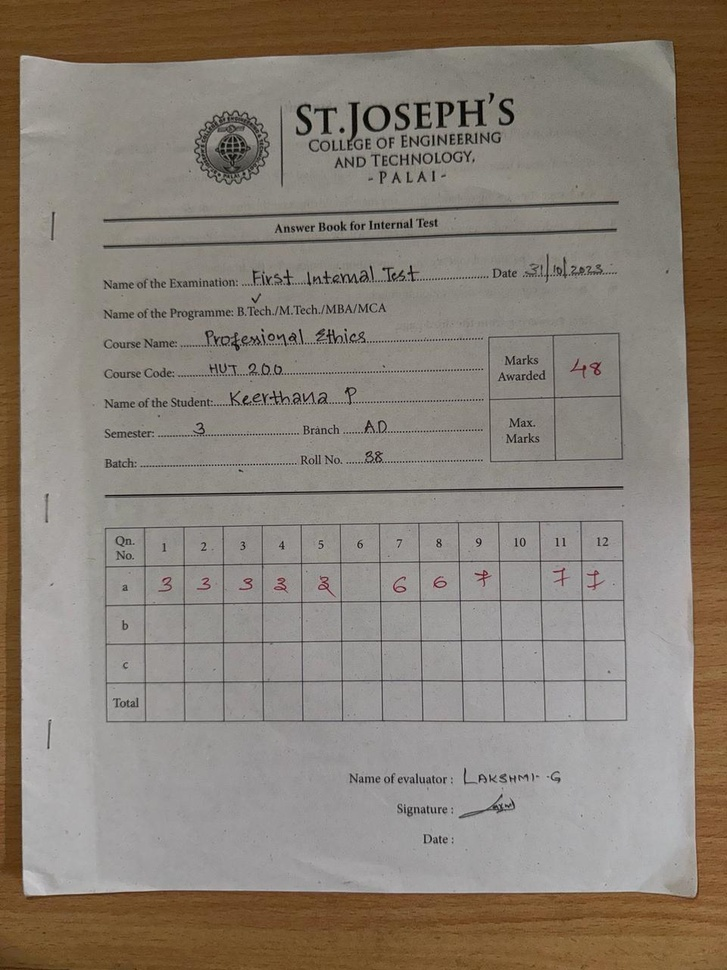
#> input picture Aneeta/Table_extraction/Table3.jpg, 727 x 970 px, shrunk from 960 x 1280 before the run
$ jupyter execute Table_cropping.ipynb
#> lines starting #> are read from the running program, lines starting #| are printed output that depends on the picture; after the words box and inside, x2 and y2 are one past the last pixel; in counts of white or black regions, pixels touching at a corner belong together
[cell 1]
import cv2
import numpy as np

[cell 2]
def crop_table(image_path):
#> called with image_path = 'Table3.jpg'
    image = cv2.imread(image_path)
#> image is the input picture: shape (970, 727, 3); mean B, G, R 117.6, 127.9, 137.1
    gray =cv2.cvtColor(image, cv2.COLOR_BGR2GRAY)
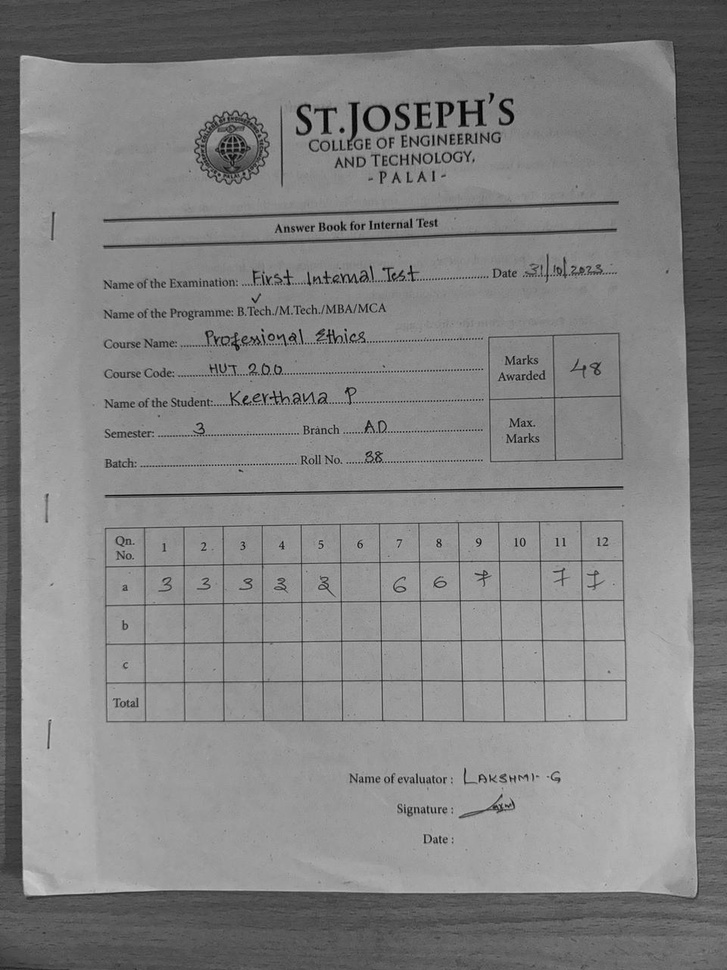
#> gray: shape (970, 727); min 0, max 203, mean 129.5
    blurred = cv2.GaussianBlur(gray, (5,5), 0)
    clahe = cv2.createCLAHE(clipLimit = 2.0, tileGridSize = (8, 8))
    enhanced = clahe.apply(blurred)
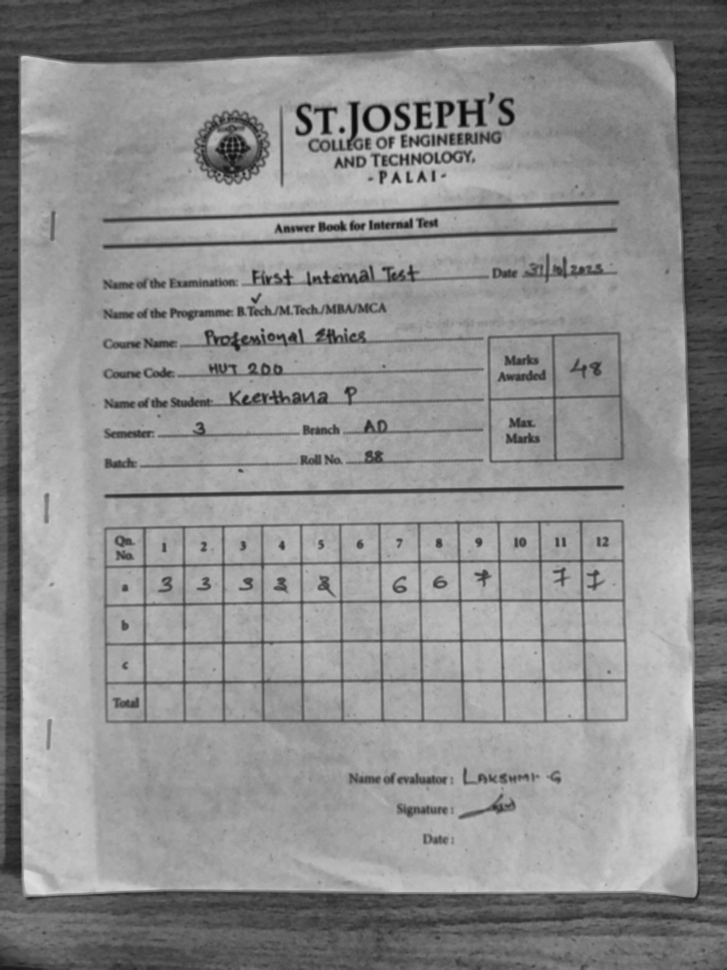
#> enhanced: shape (970, 727); min 6, max 221, mean 140.2
    edges = cv2.Canny(enhanced, 50, 150)
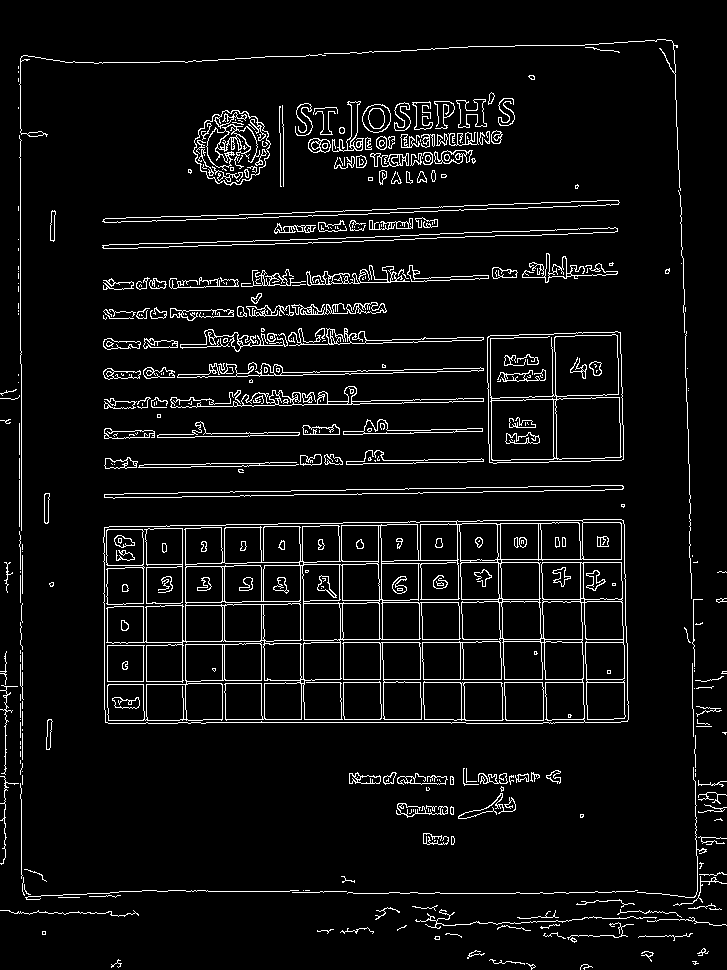
#> edges: shape (970, 727); 5.7% white in thin lines or dots
    contours, _ =cv2.findContours(edges, cv2.RETR_EXTERNAL, cv2.CHAIN_APPROX_SIMPLE)
#> contours = 318 contours, 234 with area under 20; largest, box (x1, y1, x2, y2) and area: (103, 519, 629, 724) 104280, (487, 331, 624, 464) 17120, (193, 110, 271, 186) 4248, (104, 485, 624, 499) 2152, (102, 200, 620, 223) 1988
    valid_contours = [cnt for cnt in contours if cv2.contourArea(cnt) > 1000]
#> valid_contours = 8 contours; box (x1, y1, x2, y2) and area: (103, 519, 629, 724) 104280, (487, 331, 624, 464) 17120, (193, 110, 271, 186) 4248, (104, 485, 624, 499) 2152, (102, 200, 620, 223) 1988, (102, 227, 618, 249) 1988, (170, 386, 484, 408) 1254, (177, 362, 484, 378) 1096
    mask = np.zeros_like(gray)
    cv2.drawContours(mask, valid_contours, -1, (255), thickness=cv2.FILLED)
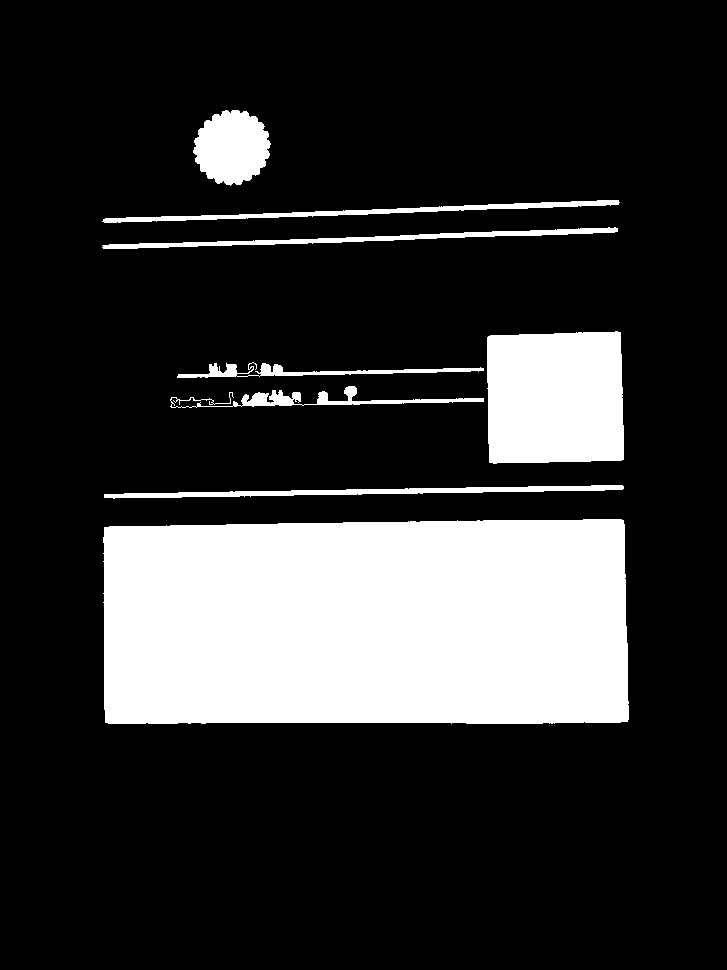
#> mask: shape (970, 727); 19.5% white; 8 white regions, largest, box (x1, y1, x2, y2) and area: (103, 519, 629, 724) 104999, (487, 331, 624, 464) 17380, (193, 110, 271, 186) 4379
    result = cv2.bitwise_and(image, image, mask=mask)
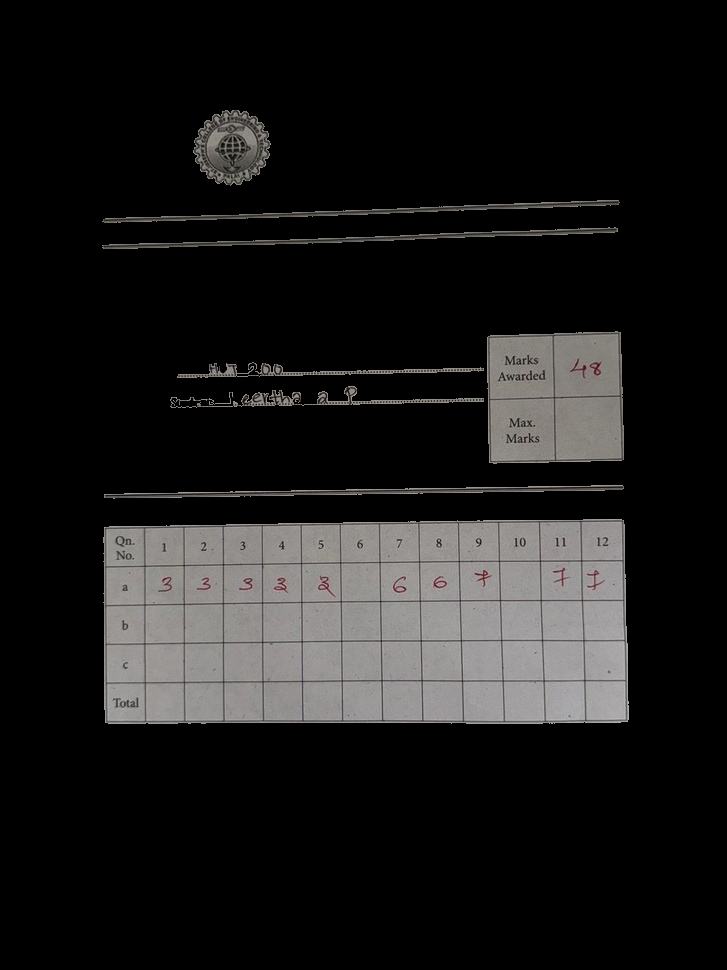
#> result: shape (970, 727, 3); mean B, G, R 26.4, 26.8, 27.4
    cv2.imwrite('New.jpg', result)

$ run again, with Aneeta/Table_extraction/Table1.jpg copied over Aneeta/Table_extraction/Table3.jpg
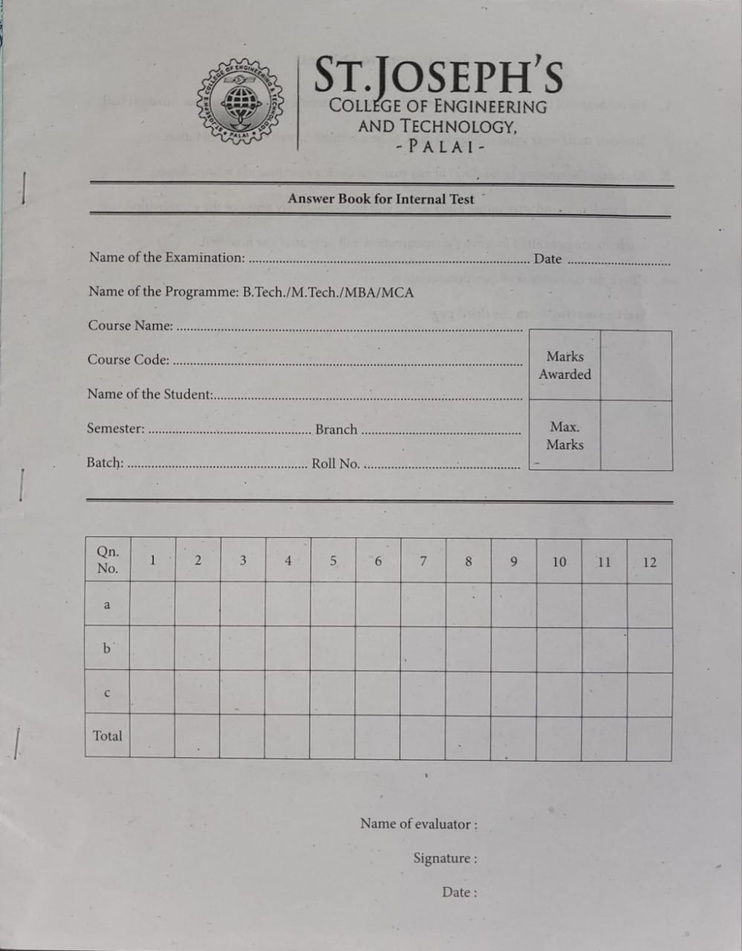
#> input picture Aneeta/Table_extraction/Table1.jpg, 742 x 951 px, shrunk from 999 x 1280 before the run
#> in crop_table, image is the input picture: shape (951, 742, 3); mean B, G, R 171.2, 172.3, 174.3
#> in crop_table, `edges = cv2.Canny(enhanced, 50, 150)`:
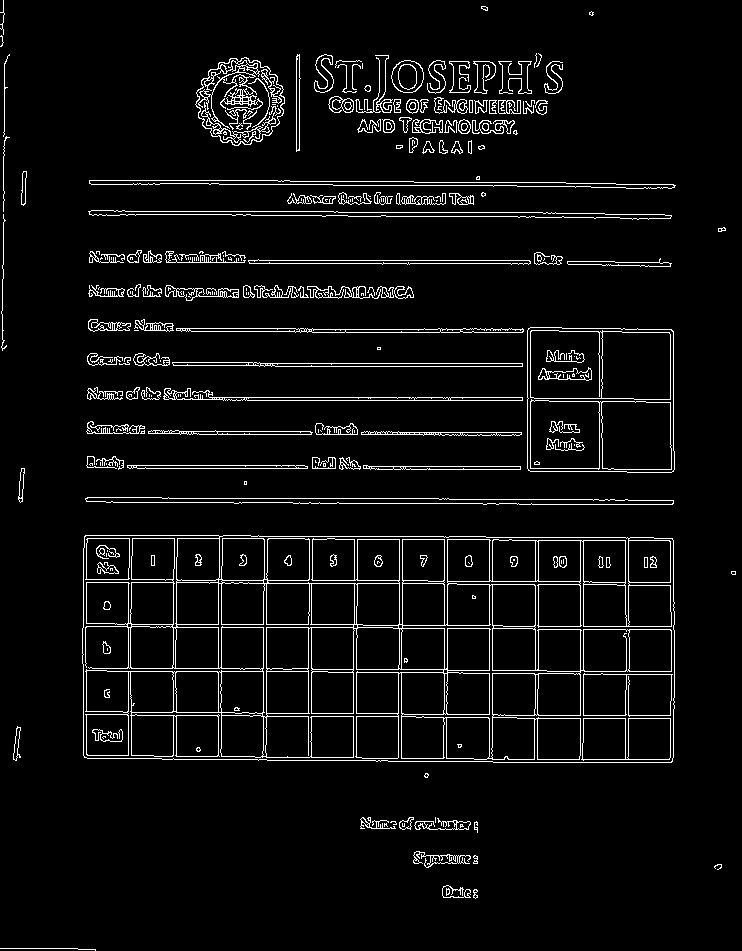
#> edges: shape (951, 742); 5.2% white in thin lines or dots
#> contours = 188 contours, 107 with area under 20; largest, box (x1, y1, x2, y2) and area: (82, 535, 675, 763) 132419, (527, 327, 675, 473) 20916, (195, 57, 285, 146) 5752, (85, 497, 674, 505) 2652, (88, 210, 672, 220) 2212
#> valid_contours = 9 contours; largest, box (x1, y1, x2, y2) and area: (82, 535, 675, 763) 132419, (527, 327, 675, 473) 20916, (195, 57, 285, 146) 5752, (85, 497, 674, 505) 2652, (88, 210, 672, 220) 2212
#> mask: shape (951, 742); 24.6% white; 9 white regions, largest, box (x1, y1, x2, y2) and area: (82, 535, 675, 763) 133230, (527, 327, 675, 473) 21203, (195, 57, 285, 146) 5907
#> in crop_table, `result = cv2.bitwise_and(image, image, mask=mask)`:
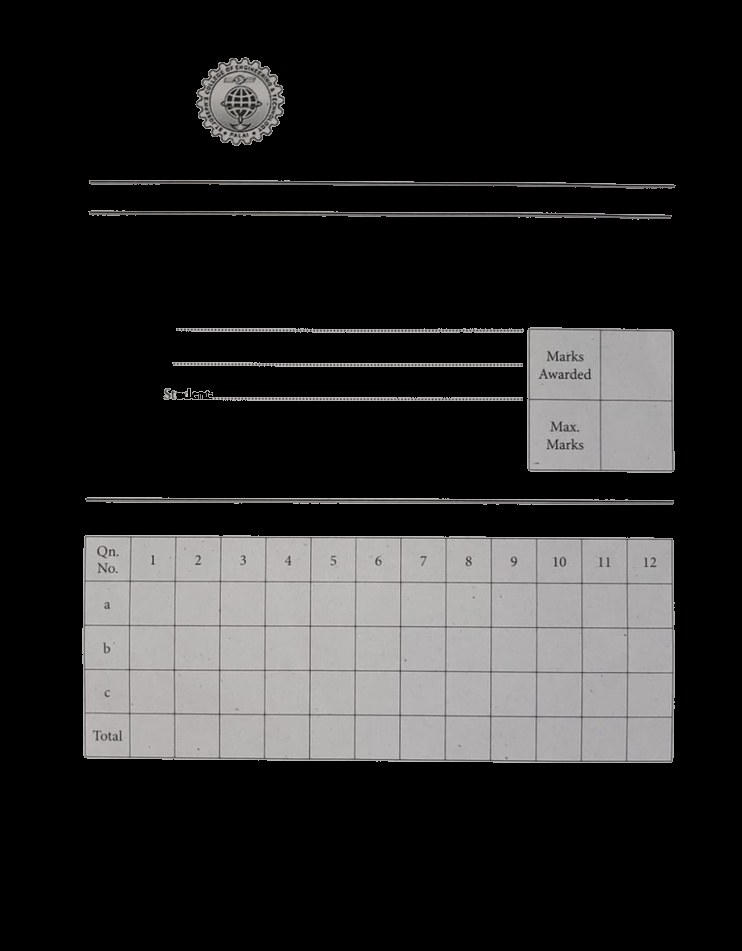
#> result: shape (951, 742, 3); mean B, G, R 41.1, 41.2, 41.7

$ run again, with Aneeta/Table_extraction/1.jpg copied over Aneeta/Table_extraction/Table3.jpg
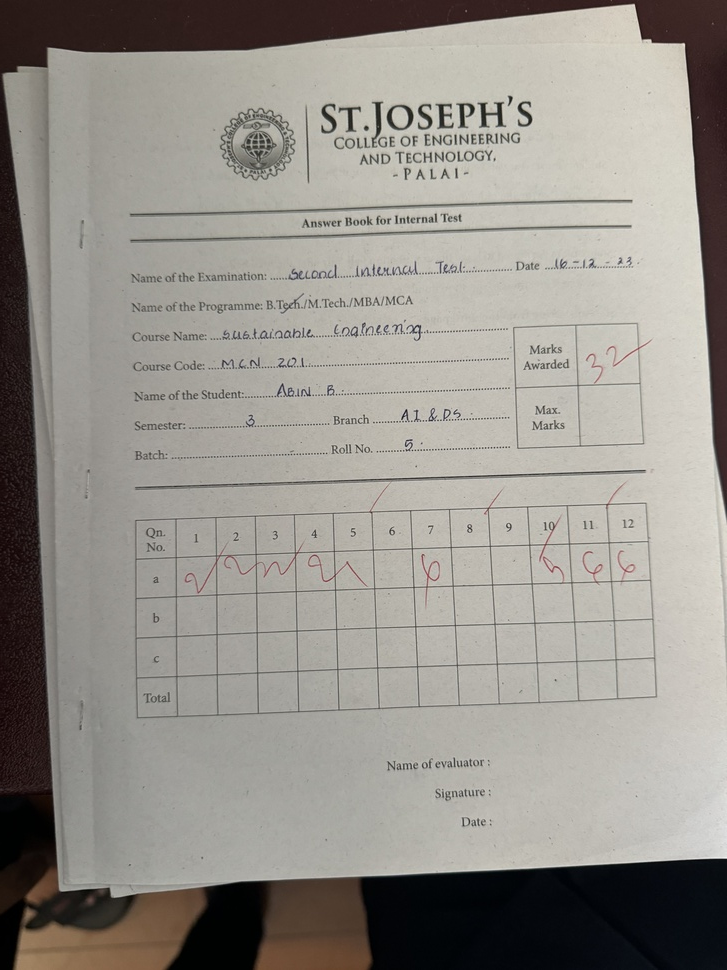
#> input picture Aneeta/Table_extraction/1.jpg, 727 x 970 px, shrunk from 4284 x 5712 before the run
#> in crop_table, image is the input picture: shape (970, 727, 3); mean B, G, R 139.4, 145.9, 149.9
#> in crop_table, `edges = cv2.Canny(enhanced, 50, 150)`:
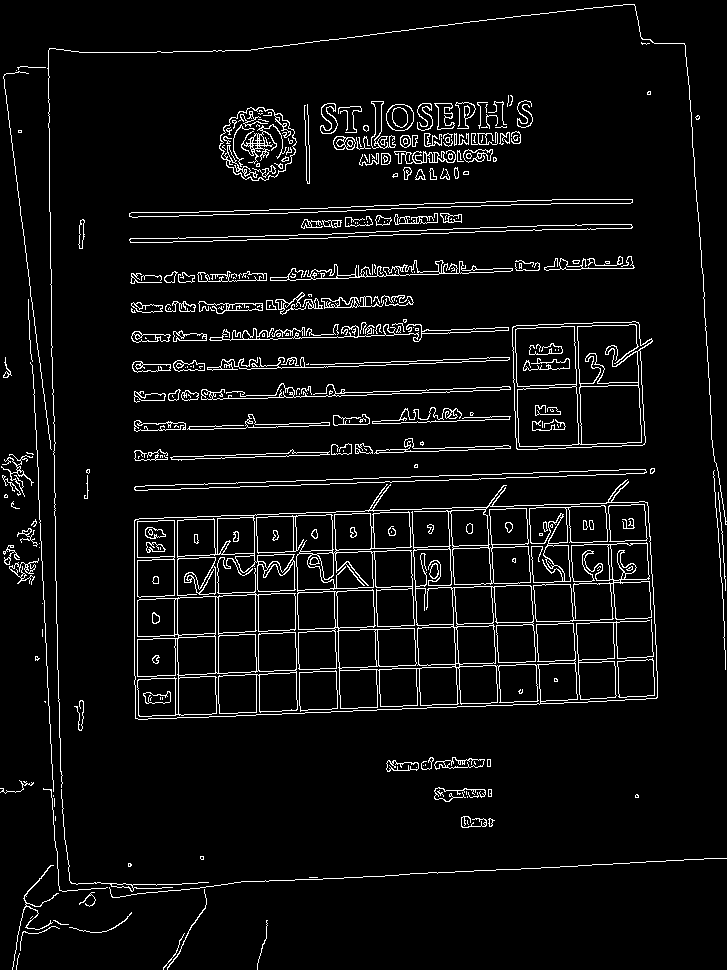
#> edges: shape (970, 727); 5.5% white in thin lines or dots
#> contours = 230 contours, 150 with area under 20; largest, box (x1, y1, x2, y2) and area: (134, 479, 658, 720) 103492, (512, 321, 653, 450) 15879, (219, 107, 297, 181) 4180, (134, 469, 647, 491) 2137, (129, 224, 633, 243) 1931
#> valid_contours = 6 contours; box (x1, y1, x2, y2) and area: (134, 479, 658, 720) 103492, (512, 321, 653, 450) 15879, (219, 107, 297, 181) 4180, (134, 469, 647, 491) 2137, (129, 224, 633, 243) 1931, (129, 199, 633, 218) 1890
#> mask: shape (970, 727); 18.8% white; 6 white regions, box (x1, y1, x2, y2) and area: (134, 479, 658, 720) 104343, (512, 321, 653, 450) 16139, (219, 107, 297, 181) 4311, (134, 469, 647, 491) 2652, (129, 224, 633, 243) 2437, (129, 199, 633, 218) 2397
#> in crop_table, `result = cv2.bitwise_and(image, image, mask=mask)`:
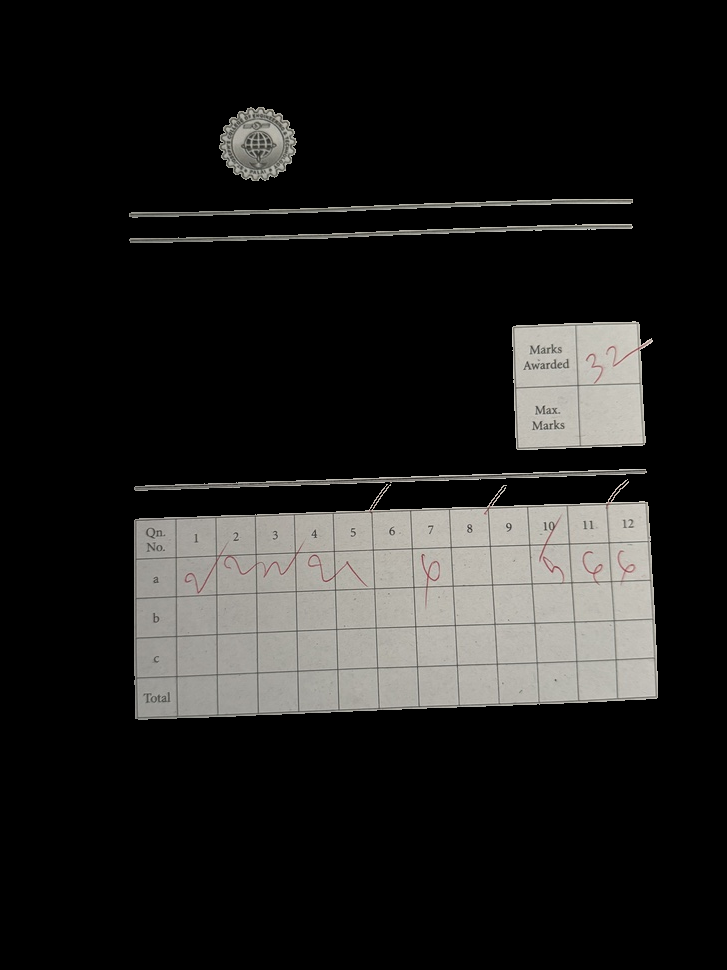
#> result: shape (970, 727, 3); mean B, G, R 30.4, 31.7, 32.3
